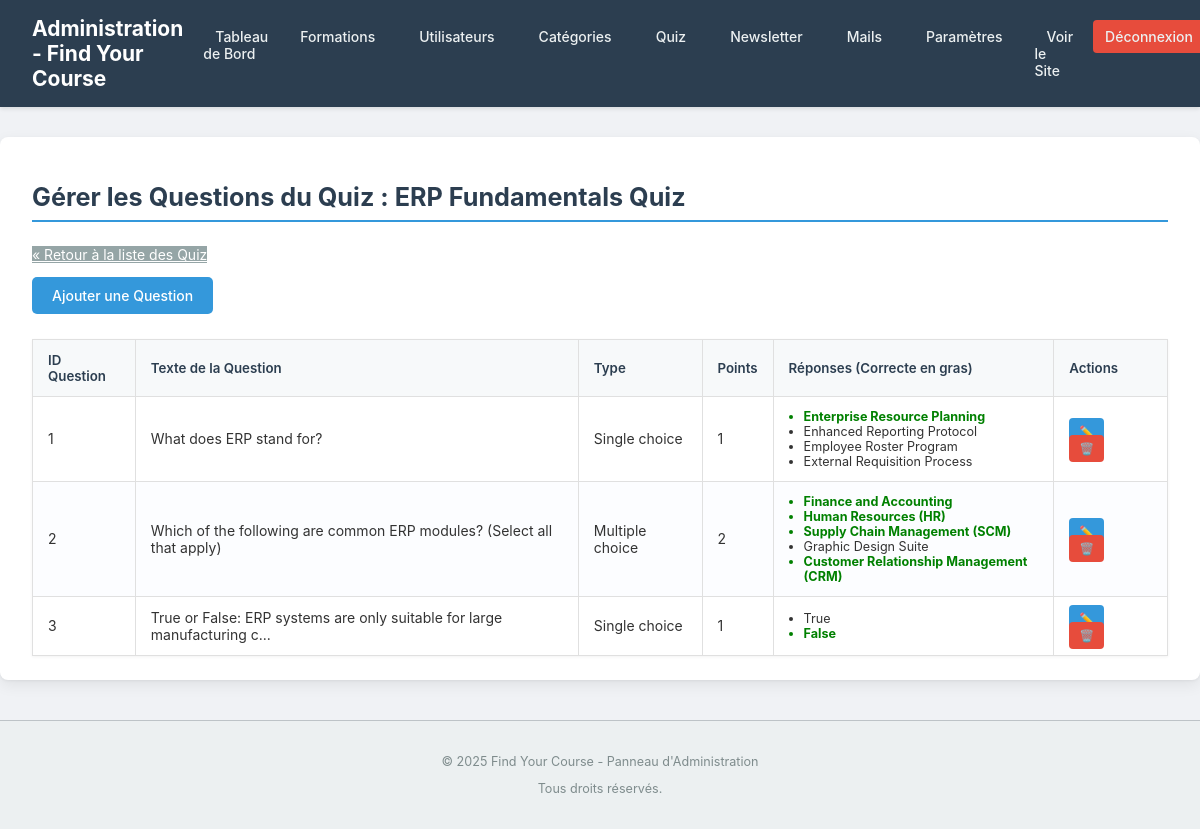
/admin/manage_questions.php?quiz_id=1 (signed in), run on the app's committed database.
### tables this page shows
CREATE TABLE `quizzes` (
  `id` INT AUTO_INCREMENT PRIMARY KEY,
  `course_id` INT NOT NULL UNIQUE COMMENT 'Each course can have one main quiz',
  `title` VARCHAR(255) NOT NULL,
  `description` TEXT DEFAULT NULL,
  FOREIGN KEY (`course_id`) REFERENCES `courses`(`id`) ON DELETE CASCADE ON UPDATE CASCADE
);

CREATE TABLE `questions` (
  `id` INT AUTO_INCREMENT PRIMARY KEY,
  `quiz_id` INT NOT NULL,
  `question_text` TEXT NOT NULL,
  `type` ENUM('multiple_choice', 'single_choice') DEFAULT 'single_choice' COMMENT 'Type of question determines answer format',
  `points` INT DEFAULT 1 COMMENT 'Points awarded for a correct answer to this question',
  FOREIGN KEY (`quiz_id`) REFERENCES `quizzes`(`id`) ON DELETE CASCADE ON UPDATE CASCADE
);

CREATE TABLE `answers` (
  `id` INT AUTO_INCREMENT PRIMARY KEY,
  `question_id` INT NOT NULL,
  `answer_text` TEXT NOT NULL,
  `is_correct` BOOLEAN DEFAULT FALSE,
  FOREIGN KEY (`question_id`) REFERENCES `questions`(`id`) ON DELETE CASCADE ON UPDATE CASCADE
);

### includes/functions.php (called while the page is built, shortened)
<?php
function createExcerpt(string $string, int $length = 100, string $suffix = '...'): string {
    if (function_exists('mb_strlen') && function_exists('mb_substr')) {
        if (mb_strlen($string, 'UTF-8') > $length) {
            return mb_substr($string, 0, $length, 'UTF-8') . $suffix;
        }
    } else {
        if (strlen($string) > $length) {
            return substr($string, 0, $length) . $suffix;
        }
    }
    return $string;
}
function generateCsrfToken(): string {
    return $_SESSION['csrf_token'];
}

### admin/manage_questions.php (the view, shortened to what this page needs)
<?php
$admin_page_title = "Gérer les Questions du Quiz";
require_once '../includes/admin_header.php';
$quiz_id = filter_input(INPUT_GET, 'quiz_id', FILTER_VALIDATE_INT);
$quiz_title = '';
$questions = [];
$stmt_quiz = $conn->prepare("SELECT title FROM quizzes WHERE id = ?");
$stmt_quiz->bind_param("i", $quiz_id);
$stmt_quiz->execute();
$result_quiz = $stmt_quiz->get_result();
if ($result_quiz->num_rows === 1) {
    $quiz_title = $result_quiz->fetch_assoc()['title'];
} else {
    $_SESSION['message'] = '<p class="admin-error-message">Quiz non trouvé.</p>';
    redirect(getBaseUrl() . '/admin/manage_quizzes.php');
    exit;
}
$admin_page_title .= " : " . htmlspecialchars($quiz_title);
$stmt_q = $conn->prepare("SELECT id, question_text, type, points FROM questions WHERE quiz_id = ? ORDER BY id ASC");
$stmt_q->bind_param("i", $quiz_id);
$stmt_q->execute();
$result_q = $stmt_q->get_result();
while ($row = $result_q->fetch_assoc()) {
    $stmt_a = $conn->prepare("SELECT id, answer_text, is_correct FROM answers WHERE question_id = ? ORDER BY id ASC");
    $stmt_a->bind_param("i", $row['id']);
    $stmt_a->execute();
    $result_a = $stmt_a->get_result();
    $row['answers'] = $result_a->fetch_all(MYSQLI_ASSOC);
    $questions[] = $row;
}
?>
<h2><?php echo $admin_page_title; ?></h2>
<p><a href="manage_quizzes.php" class="admin-button-secondary">&laquo; Retour à la liste des Quiz</a></p>
<div style="margin-bottom: 20px;">
    <a href="add_question.php?quiz_id=<?php echo $quiz_id; ?>" class="admin-button-primary">Ajouter une Question</a>
</div>
<?php if (!empty($questions)): ?>
    <table class="admin-table">
        <thead>
            <tr>
                <th>ID Question</th>
                <th>Texte de la Question</th>
                <th>Type</th>
                <th>Points</th>
                <th>Réponses (Correcte en gras)</th>
                <th>Actions</th>
            </tr>
        </thead>
        <tbody>
            <?php foreach ($questions as $question): ?>
            <tr>
                <td><?php echo $question['id']; ?></td>
                <td><?php echo htmlspecialchars(createExcerpt($question['question_text'], 70)); ?></td>
                <td><?php echo htmlspecialchars(ucfirst(str_replace('_', ' ', $question['type']))); ?></td>
                <td><?php echo htmlspecialchars($question['points']); ?></td>
                <td>
                    <ul style="margin:0; padding-left:15px; font-size:0.9em;">
                        <?php foreach ($question['answers'] as $answer): ?>
                            <li <?php if ($answer['is_correct']) echo 'style="font-weight:bold; color:green;"'; ?>>
                                <?php echo htmlspecialchars(createExcerpt($answer['answer_text'], 40)); ?>
                            </li>
                        <?php endforeach; ?>
                    </ul>
                </td>
                <td class="actions">
                    <a href="edit_question.php?id=<?php echo $question['id']; ?>&quiz_id=<?php echo $quiz_id; ?>" class="edit-btn" title="Modifier Question & Réponses">✏️</a>
                    <a href="delete_question.php?id=<?php echo $question['id']; ?>&quiz_id=<?php echo $quiz_id; ?>&csrf_token=<?php echo htmlspecialchars(generateCsrfToken());?>" class="delete-btn confirm-delete" title="Supprimer Question">🗑️</a>
                </td>
            </tr>
            <?php endforeach; ?>
        </tbody>
    </table>
<?php else: ?>
    <p>Aucune question n'a encore été ajoutée à ce quiz. <a href="add_question.php?quiz_id=<?php echo $quiz_id; ?>">Ajoutez la première question !</a></p>
<?php endif; ?>
<?php
require_once '../includes/admin_footer.php';
?>

### assets/css/admin_style.css (style rules this page uses)
body.admin-body { font-family: -apple-system, BlinkMacSystemFont, "Segoe UI", Roboto, Helvetica, Arial, sans-serif; margin: 0; padding: 0; background-color: #f0f2f5; color: #333; font-size: 14px; }
main.admin-main h2 { font-size: 1.8em; color: #2c3e50; margin-bottom: 1.5rem; padding-bottom: 0.5rem; border-bottom: 2px solid #3498db; }
.admin-table { width: 100%; border-collapse: collapse; margin-top: 25px; box-shadow: 0 1px 3px rgba(0,0,0,0.05); }
.admin-table th, .admin-table td { border: 1px solid #e0e0e0; padding: 12px 15px; text-align: left; vertical-align: middle; }
.admin-table th { background-color: #f7f9fa; font-weight: 600; color: #2c3e50; font-size: 0.95em; }
.admin-table tr:nth-child(even) { background-color: #fcfdff; }
.admin-table .actions a { margin-right: 8px; padding: 6px 10px; border-radius: 4px; font-size: 0.85em; text-decoration: none; color: #fff; transition: background-color 0.2s ease; }
.admin-table .actions a.edit-btn { background-color: #3498db; }
.admin-table .actions a.delete-btn { background-color: #e74c3c; }
.admin-button-primary, .admin-form button[type="submit"] { background-color: #3498db; color: white; padding: 10px 20px; border: none; border-radius: 5px; cursor: pointer; font-size: 1em; font-weight: 500; transition: background-color 0.2s ease; text-decoration: none; display: inline-block; }
.admin-button-secondary { background-color: #95a5a6; color: white; }

### data on the page
quizzes: title "Gérer les Questions du Quiz : ERP Fundamentals Quiz"
questions: id "1", question_text "What does ERP stand for?", type "Single choice", points "1"
answers: answer_text "Enterprise Resource Planning"
answers: answer_text "Enhanced Reporting Protocol"
answers: answer_text "Employee Roster Program"
answers: answer_text "External Requisition Process"
questions: id "2", question_text "Which of the following are common ERP modules? (Select all that apply)", type "Multiple choice", points "2"
answers: answer_text "Finance and Accounting"
answers: answer_text "Human Resources (HR)"
answers: answer_text "Supply Chain Management (SCM)"
answers: answer_text "Graphic Design Suite"
answers: answer_text "Customer Relationship Management (CRM)"
questions: id "3", question_text "True or False: ERP systems are only suitable for large manufacturing c...", type "Single choice", points "1"
answers: answer_text "True"
answers: answer_text "False"
